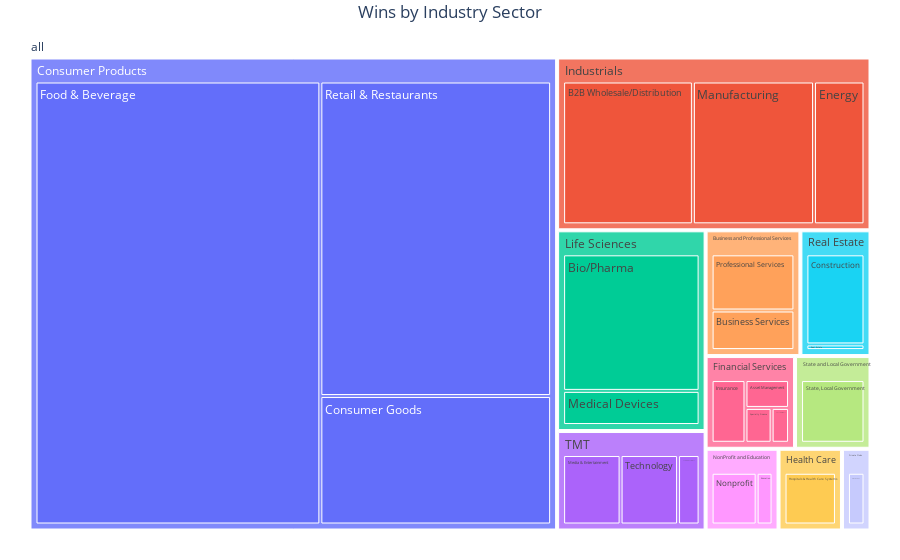

Write notebook code for a chart like this one.
### Code cell
"""Transform "Status" to binary outcome and create a treemap to cluster wins by industry and industry_sector"""

opp_non_numeric['Won'] = opp_non_numeric['Won'].apply(lambda x : 1 if (x == 'Won') else 0)
"""create a treemap to cluster wins by industry and industry_sector"""
fig = px.treemap(opp_non_numeric, path=[px.Constant('all'), 'industry', 'industry_sector'], 
                 values = 'Won', title='Wins by Industry Sector')
fig.update_layout(title_x=0.5, margin = dict(t=35, l=25, r=25, b=25))
fig.show()

### Figure 1 — Plotly figure (JSON) as saved in the notebook; plotly's stock layout.template omitted (floating-point values rounded to 4 significant figures)
{"data": [{"branchvalues": "total", "domain": {"x": [0, 1], "y": [0, 1]}, "hovertemplate": "labels=%{label}<br>Won=%{value}<br>parent=%{parent}<br>id=%{id}<extra></extra>", "ids": ["all/Business and Professional Services/Architecture/Engineering/Consulting", "all/Financial Services/Asset Management", "all/Industrials/B2B Wholesale/Distribution", "all/Life Sciences/Bio/Pharma", "all/Business and Professional Services/Business Services", "all/Real Estate/Construction", "all/Consumer Products/Consumer Goods", "all/NonProfit and Education/Education", "all/Industrials/Energy", "all/Federal Government/Federal Government", "all/Financial Services/Financial Institutions", "all/Consumer Products/Food & Beverage", "all/Gaming/Gaming", "all/Health Care/Hospitals & Health Care Systems", "all/Financial Services/Insurance", "all/Life Sciences/Life Sciences", "all/Industrials/Manufacturing", "all/TMT/Media & Entertainment", "all/Life Sciences/Medical Devices", "all/NonProfit and Education/Nonprofit", "all/Private Clubs/Private Clubs", "all/Business and Professional Services/Professional Services", "all/Real Estate/Real Estate", "all/Consumer Products/Retail & Restaurants", "all/Financial Services/Specialty Finance", "all/State and Local Government/State, Local Government", "all/TMT/Technology", "all/TMT/Telecommunications", "all/Business and Professional Services", "all/Consumer Products", "all/Federal Government", "all/Financial Services", "all/Gaming", "all/Health Care", "all/Industrials", "all/Life Sciences", "all/NonProfit and Education", "all/Private Clubs", "all/Real Estate", "all/State and Local Government", "all/TMT", "all"], "labels": ["Architecture/Engineering/Consulting", "Asset Management", "B2B Wholesale/Distribution", "Bio/Pharma", "Business Services", "Construction", "Consumer Goods", "Education", "Energy", "Federal Government", "Financial Institutions", "Food & Beverage", "Gaming", "Hospitals & Health Care Systems", "Insurance", "Life Sciences", "Manufacturing", "Media & Entertainment", "Medical Devices", "Nonprofit", "Private Clubs", "Professional Services", "Real Estate", "Retail & Restaurants", "Specialty Finance", "State, Local Government", "Technology", "Telecommunications", "Business and Professional Services", "Consumer Products", "Federal Government", "Financial Services", "Gaming", "Health Care", "Industrials", "Life Sciences", "NonProfit and Education", "Private Clubs", "Real Estate", "State and Local Government", "TMT", "all"], "name": "", "parents": ["all/Business and Professional Services", "all/Financial Services", "all/Industrials", "all/Life Sciences", "all/Business and Professional Services", "all/Real Estate", "all/Consumer Products", "all/NonProfit and Education", "all/Industrials", "all/Federal Government", "all/Financial Services", "all/Consumer Products", "all/Gaming", "all/Health Care", "all/Financial Services", "all/Life Sciences", "all/Industrials", "all/TMT", "all/Life Sciences", "all/NonProfit and Education", "all/Private Clubs", "all/Business and Professional Services", "all/Real Estate", "all/Consumer Products", "all/Financial Services", "all/State and Local Government", "all/TMT", "all/TMT", "all", "all", "all", "all", "all", "all", "all", "all", "all", "all", "all", "all", "all", ""], "type": "treemap", "values": [0, 8, 90, 92, 19, 32, 125, 6, 35, 0, 4, 532, 0, 20, 14, 0, 84, 24, 23, 17, 9, 27, 2, 306, 6, 27, 24, 9, 46, 963, 0, 32, 0, 20, 209, 115, 23, 9, 34, 27, 57, 1535]}], "layout": {"legend": {"tracegroupgap": 0}, "margin": {"b": 25, "l": 25, "r": 25, "t": 35}, "title": {"text": "Wins by Industry Sector", "x": 0.5}}}
